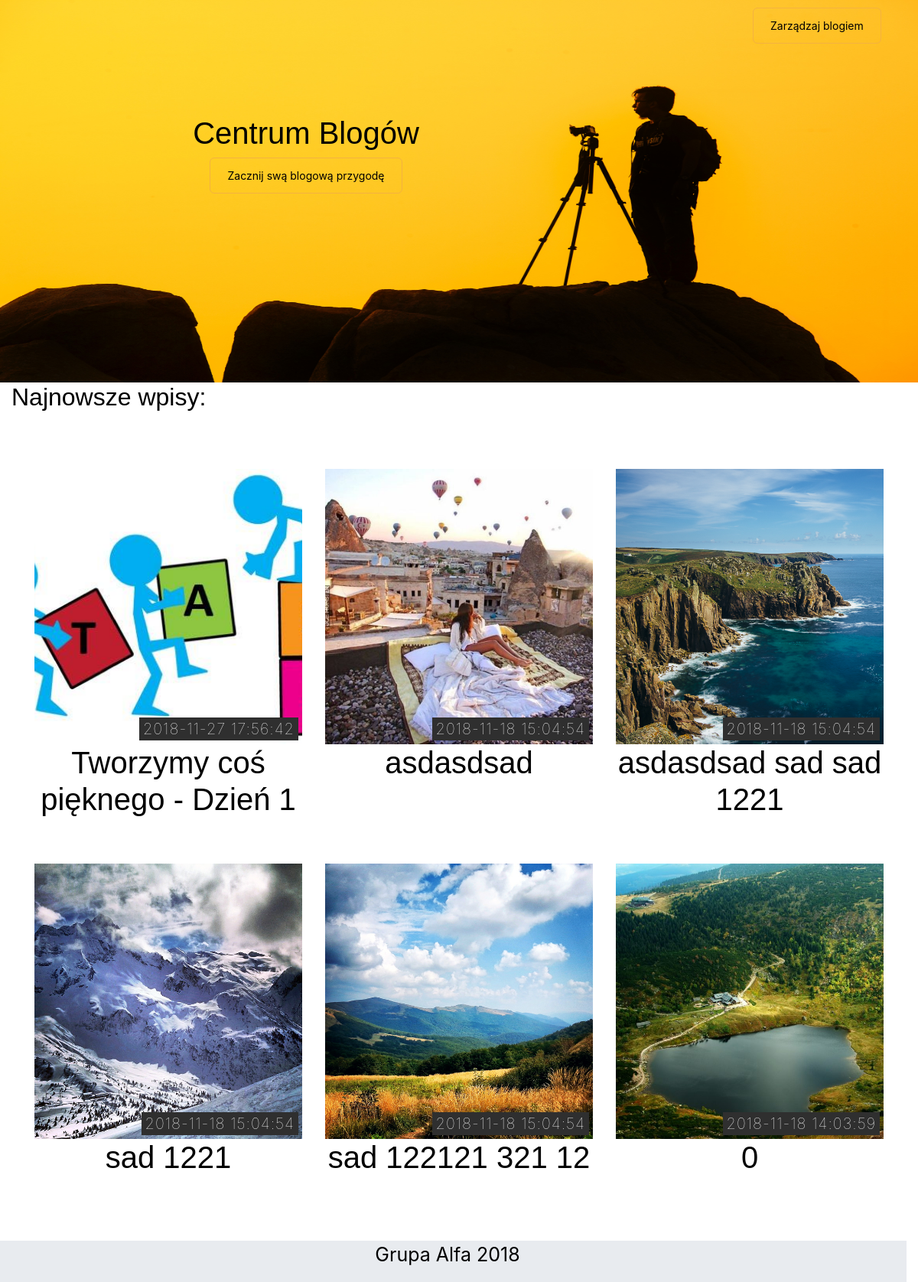
The page / on the database its author committed.
### tables this page shows
CREATE TABLE `post` (
  `post_id` int(10) NOT NULL,
  `blog_id` int(10) NOT NULL,
  `tytul` varchar(250) NOT NULL,
  `opis` text NOT NULL,
  `tekst` text NOT NULL,
  `image` varchar(100) NOT NULL,
  `data_dodania` datetime NOT NULL,
  `data_modyfikacji` datetime NOT NULL
);

### index.php (the view, shortened to what this page needs)
<!DOCTYPE html>
<html lang="pl">
    <head>
        <link rel="stylesheet" href="https://stackpath.bootstrapcdn.com/bootstrap/4.1.3/css/bootstrap.min.css">
        <link rel="stylesheet" href="css/global.css">
        <link href="blog-post/css/style.css" rel="stylesheet">
    </head>
    <body class="body">
	<?php
include "settings/db_connect.php";?>
        <header>
        <div class="navHeader">
            <img src="./images/artist-camera-dslr-22185.jpg" alt="Bloggero - najlepszy serwis blogowy!">
        </div>
            <div class="row elementsOnHeader">
 				<div class="col-md-2 login">
                    <?php 	if(empty($_SESSION['user'])){ ?> <a href="admin-zone/login.php" class="button" role="button">Zarządzaj blogiem</a><?php }
							else {  $user=$_SESSION['user'];  ?>
									<a href="admin-zone/index.php" class="button" role="button">Zarządzaj blogiem</a> <?php }	 ?>
                </div>
                <div class="col-md-4 register"r>
                    <h1>Centrum Blogów</h1>
                    <a href="register/index.php" class="button" role="button">Zacznij swą blogową przygodę</a>
                </div>
            </div>
        </header>
                <div class="col-md-12 col-lg-12 "><h2>Najnowsze wpisy:</h2></div>
          <div id="postwrap">
    <div class="container">
      <div class="row">
<?php $trash = '';
if ($sql =  $mysqli->prepare("SELECT * FROM post ORDER BY data_dodania DESC"))
{
        $sql->execute();
        $sql->bind_result($post_id,$trash,$title,$description,$main,$image,$date,$mod_date);
        while ($sql->fetch())
        { ?>
            <div class="col-lg-4 col-md-6 col-sm-6 col-xs-12 desc">
            <div class="project">
              <div class="photo-wrapper">
                <div class="name foto2 cover foto1 photo">
					<a href="blog-post/post.php?post=<?php echo $post_id; ?>"><img class="img-responsive" src="blog-post/<?php echo $image; ?>" alt="">
				  <div class="text-block">
					<p1><?php echo $date; ?></p1>
					</div>
                </div>
              </div>
            </div>	<h1> <?php echo $title; ?></h1></a>
        </div>
        <?php }
 }
else die( "Błąd w zapytaniu SQL! Sprawdź kod SQL w PhpMyAdmin." );?>
            </div> </div> </div>
            <div class="row footer">
                <div class="col-md-12">
                    <p>Grupa Alfa 2018</p>
                </div>
            </div>
    </body>
</html>

### css/global.css (style rules this page uses)
.navHeader { position: absolute; width: 100%; height: 500px; margin-right: 0; margin-left: 0; z-index: -1; }
.navHeader img { width: 100%; height: 500px; z-index: -1; }
.elementsOnHeader { position: sticky; width: 100%; height: 500px; margin-right: 0; margin-left: 0; }
.elementsOnHeader .login { left: 82%; top: 2%; padding: 0; }
.elementsOnHeader .register { text-align: center; top: 30%; padding: 0; }
.footer { background-color: #e8ebef; width: 100%; }
.footer p { font: "Comic Sans MS"; font-size: 25px; width: 100%; text-align: center; }
.button { background-color: #f4c242; border: 1px solid #f4b241; border-radius: 6px; color: gray; padding: 12px 22px; text-align: center; text-decoration: none; display: inline-block; font-size: 14px; transition-duration: 0.2s; }

### blog-post/css/style.css (style rules this page uses)
html, body { height: 100%; }
body { font-family: "Lato" sans-serif; font-weight: 400; font-size: 16px; color: #000; -webkit-font-smoothing: antialiased; -webkit-overflow-scrolling: touch; }
h1, h2 { font-family: "Oswald", sans-serif; font-weight: 300; }
.name { text-align: center; margin-top: 40px; }
.name p1 { font-size: 20px; font-weight: lighter; margin-top: 10px; margin-bottom: 12px; letter-spacing: 1px; }
#postwrap { display: block; margin-top: 20px; margin-bottom: 80px; }
#postwrap h1 { font-weight: 300; text-align: center; margin-top: 0px; margin-bottom: 5px; }
.photo-wrapper { display: block; position: relative; background-color: #2f2f2f; }
.text-block { position: absolute; bottom: 5px; right: 5px; background-color: #2f2f2f; color: white; padding-left: 5px; padding-right: 5px; }
.desc { margin-top: 15px; }
a:link { color: black; background-color: transparent; text-decoration: none; }
.foto1 img { width:360px; height:360px; }
.foto2 img { background-color:#ccc; width: 100%; }
.cover img { object-fit:cover; }
* { margin: 0; padding: 0; }

### rows shown on the page
post: image (picture), data_dodania "2018-11-27 17:56:42", tytul "Tworzymy coś pięknego - Dzień 1"
post: image (picture), data_dodania "2018-11-18 15:04:54", tytul "asdasdsad"
post: image (picture), data_dodania "2018-11-18 15:04:54", tytul "asdasdsad sad sad 1221"
post: image (picture), data_dodania "2018-11-18 15:04:54", tytul "sad 1221"
post: image (picture), data_dodania "2018-11-18 15:04:54", tytul "sad 122121 321 12"
post: image (picture), data_dodania "2018-11-18 14:03:59", tytul "0"
